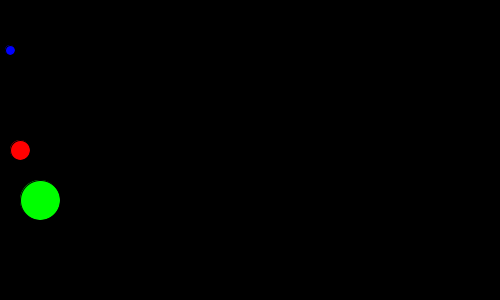
Frame 1 (no input)
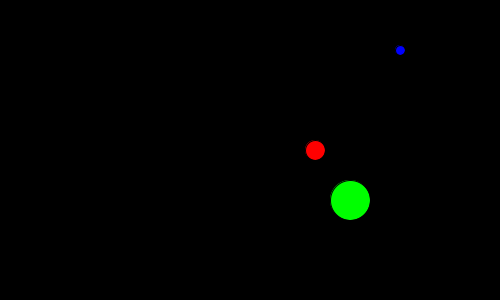
Frame 60 (the mouse pressed at the canvas centre just before this capture)
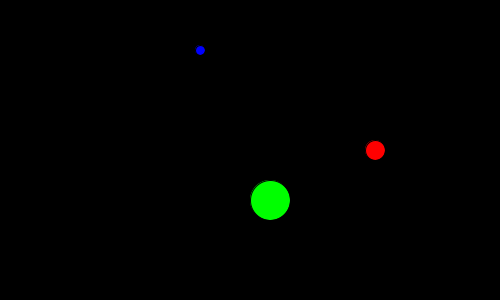
Frame 120 (the mouse held since frame 60 and released just before this capture)

The Processing sketch that drew these frames (run headless with seeded random() and noise(); from frame 60 on, the mouse is pressed at the canvas centre):

// Processing sketch: Ejemplo03
// ── Ejemplo03.pde
/*
Ejercicio: Dibujar un circulo que rebote de manera horizontal.

Una análisis de lo que se nos pide.
Historia de Usuario:
Como un observador de la pantalla
quiero que una circunferencia se mueva lateralmente y rebote en los limites de la pantalla
para demostrar que es posible gestionar objetos.
*/
Circulo circulo;
Circulo otroCirculo;
Circulo tercerCirculo;

void setup()
{
  size(500,300);
  circulo = new Circulo(20,height / 2,20,5, color(255,0,0));
  otroCirculo = new Circulo(40, height - 100, 40,10, color(0,255,0));
  tercerCirculo = new Circulo();
}

void draw()
{
  background(0);  
  circulo.dibujarCirculo();
  circulo.moverCirculo();
  circulo.cambiarSentidoVelCirculo();
  
  otroCirculo.dibujarCirculo();
  otroCirculo.moverCirculo();
  otroCirculo.cambiarSentidoVelCirculo();
  
  tercerCirculo.dibujarCirculo();
  tercerCirculo.moverCirculo();
  tercerCirculo.cambiarSentidoVelCirculo();
}

// ── Circulo.pde
class Circulo
{
  //Atributos
  private int posX;
  private int posY;
  private int radio;
  private int velX;
  private color colorC;
  
  //Constructores 
  public Circulo()
  {
    this.radio = 10;
    this.posX = radio;
    this.posY = 50;
    this.velX = 10;
    this.colorC = color(0,0,255);
    //println("Circulo con radio " + this.radio);
  }
  
  public Circulo( int posX, int posY, int radio, int  velX )
  {
    this.posX = posX;
    this.posY = posY;
    this.radio = radio;
    this.velX = velX;
  }
  
  public Circulo( int posX, int posY, int radio, int  velX, color colorCX )
  {
    this.posX = posX;
    this.posY = posY;
    this.radio = radio;
    this.velX = velX;
    this.colorC = colorCX;
  }
  
  //Operaciones
  public void dibujarCirculo()
  {
    fill(this.colorC);
    circle(posX, posY, radio);  
  }

  void moverCirculo()
  {
    this.posX += this.velX;
  }

  void cambiarSentidoVelCirculo()
  {
    if(posX > width - radio / 2 || posX < 0 + radio / 2 )
      this.velX *= -1;
  }
}
